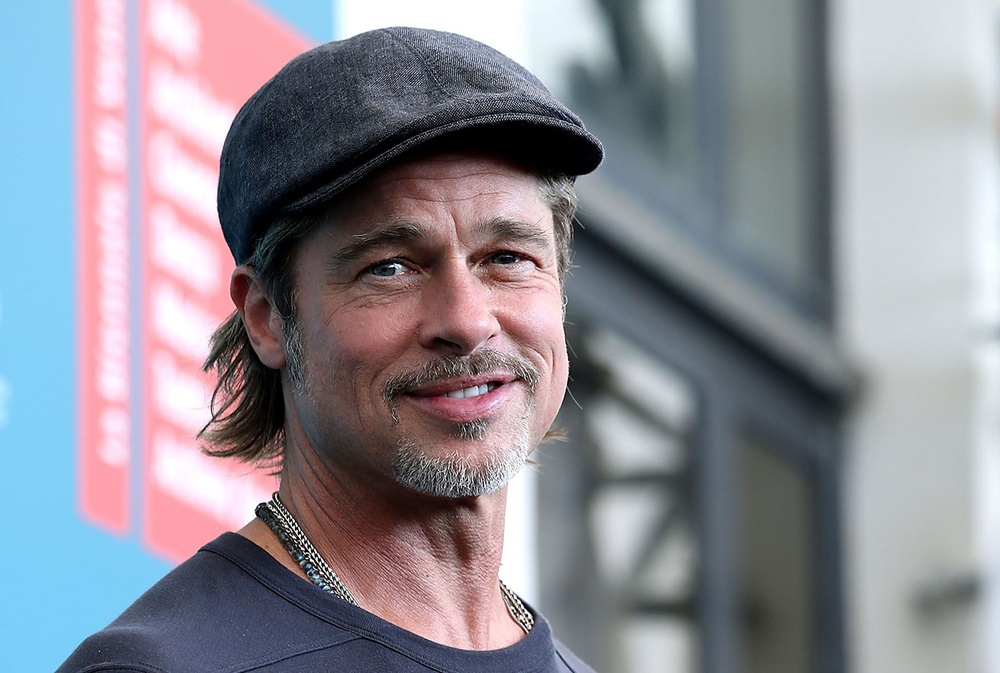
#> input picture photo5.jpg, 1000 x 673 px, shrunk from 2016 x 1357 before the run
$ python face.py
#> lines starting #> are read from the running program, lines starting #| are printed output that depends on the picture; after the words box and inside, x2 and y2 are one past the last pixel; in counts of white or black regions, pixels touching at a corner belong together
import cv2

face_cascade = cv2.CascadeClassifier(r'C:\Users\HonorT\.virtualenvs\Open_cv\Lib\site-packages\cv2\data\haarcascade_frontalface_default.xml')
eye_cascade = cv2.CascadeClassifier(r'C:\Users\HonorT\.virtualenvs\Open_cv\Lib\site-packages\cv2\data\haarcascade_eye.xml')
cv2.namedWindow("Image",cv2.WINDOW_NORMAL)
img = cv2.imread("photo5.jpg")
#> img is the input picture: shape (673, 1000, 3); mean B, G, R 149.3, 140.3, 141.4
gray = cv2.cvtColor(img, cv2.COLOR_BGR2GRAY)
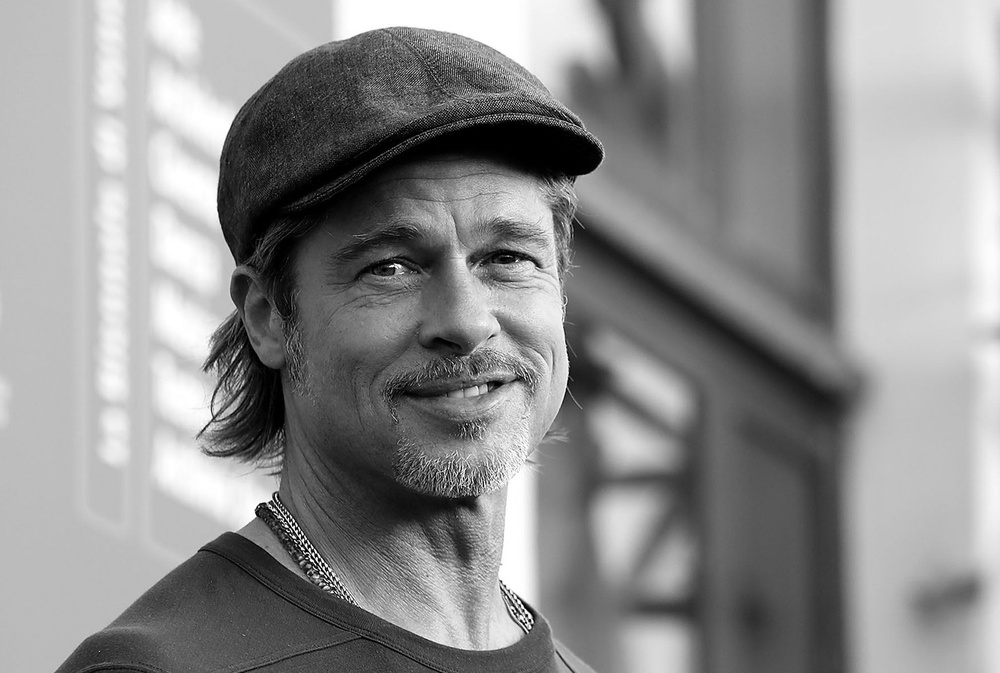
#> gray: shape (673, 1000); min 0, max 255, mean 141.6

faces = face_cascade.detectMultiScale(gray, 1.5, 5)
#> faces = [[327, 155, 273, 273]]
for (x,y,w,h) in faces:
    img = cv2.rectangle(img,(x,y),(x+w,y+h),(255,0,0),2)
    roi_gray = gray[y:y+h, x:x+w]
    roi_color = img[y:y+h, x:x+w]
    eyes = eye_cascade.detectMultiScale(roi_gray)
    for (ex,ey,ew,eh) in eyes:
        cv2.rectangle(roi_color,(ex,ey),(ex+ew,ey+eh),(0,255,0),2)
#> this loop made 1 pass
#> (x, y, w, h, eyes) on pass 1: (327, 155, 273, 273, [[122, 54, 103, 103], [8, 66, 99, 99]])
#> pass 1, `img = cv2.rectangle(img,(x,y),(x+w,y+h),(255,0,0),2)`:
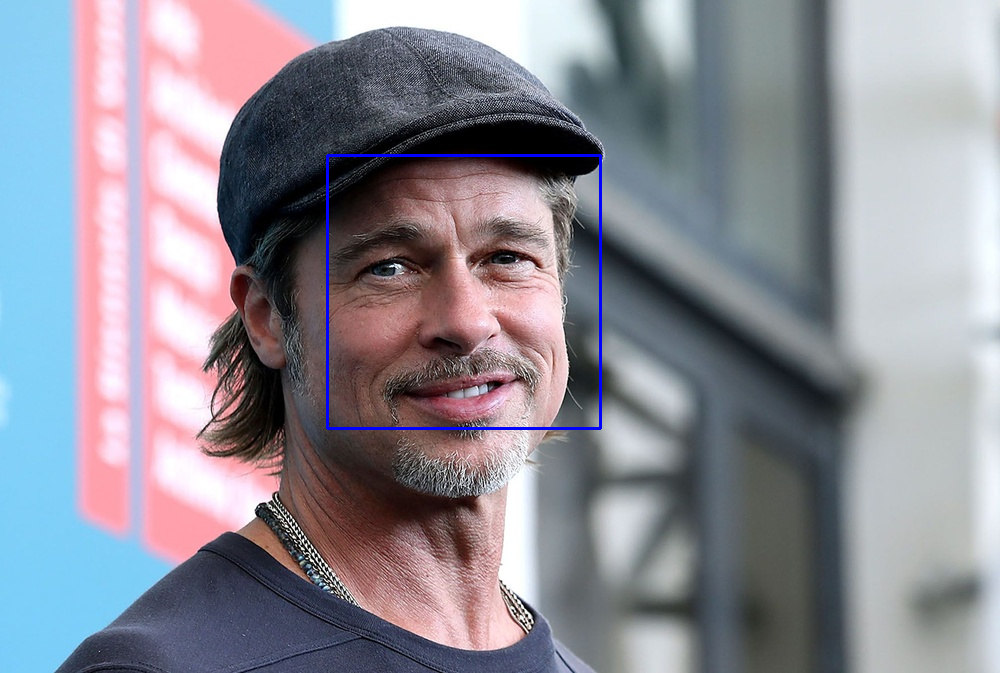
#> img: shape (673, 1000, 3); 0.49% of pixels changed, all inside (x1, y1, x2, y2) = (326, 154, 602, 430)
#> pass 1, `roi_gray = gray[y:y+h, x:x+w]`:
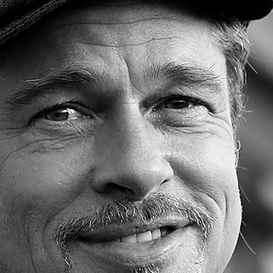
#> roi_gray: shape (273, 273); min 0, max 253, mean 107.5
#> pass 1, `roi_color = img[y:y+h, x:x+w]`:
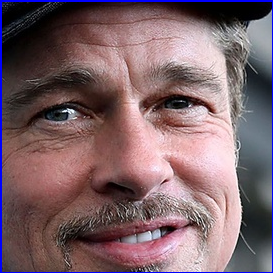
#> roi_color: shape (273, 273, 3); mean B, G, R 104.5, 98.6, 123.7
#> after the loop:
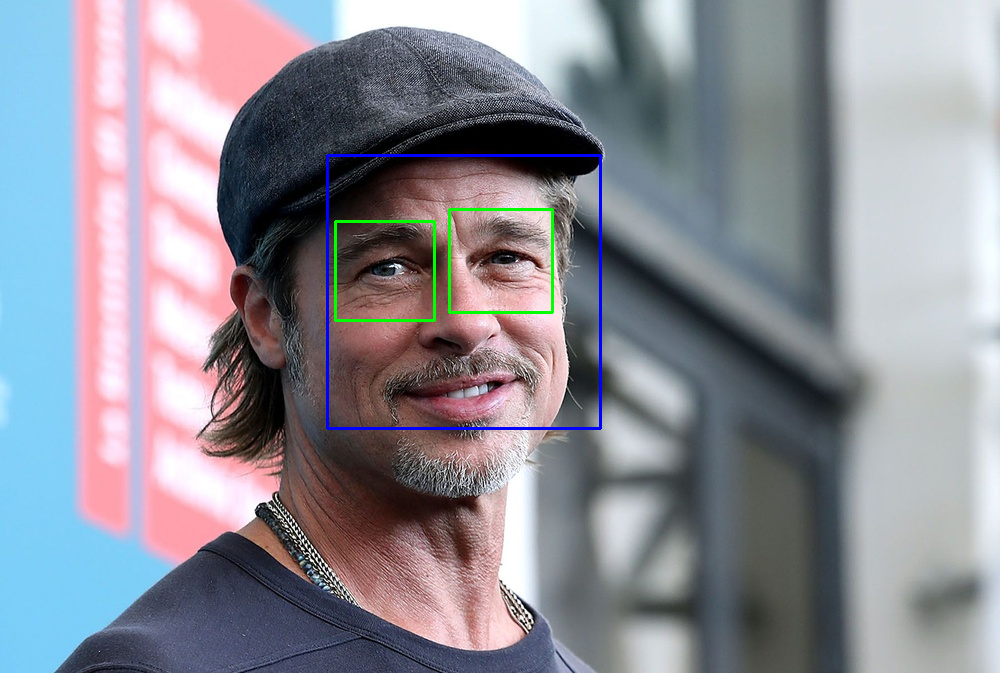
#> img: shape (673, 1000, 3); 0.36% of pixels changed, all inside (x1, y1, x2, y2) = (334, 208, 554, 322)
#> after the loop:
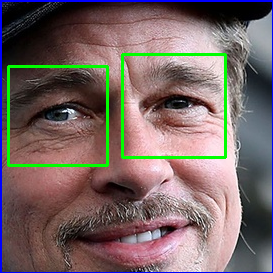
#> roi_color: shape (273, 273, 3); 3.24% of pixels changed, all inside (x1, y1, x2, y2) = (7, 53, 227, 167)

cv2.imshow('Image',img)
cv2.waitKey(0)
cv2.destroyAllWindows()
